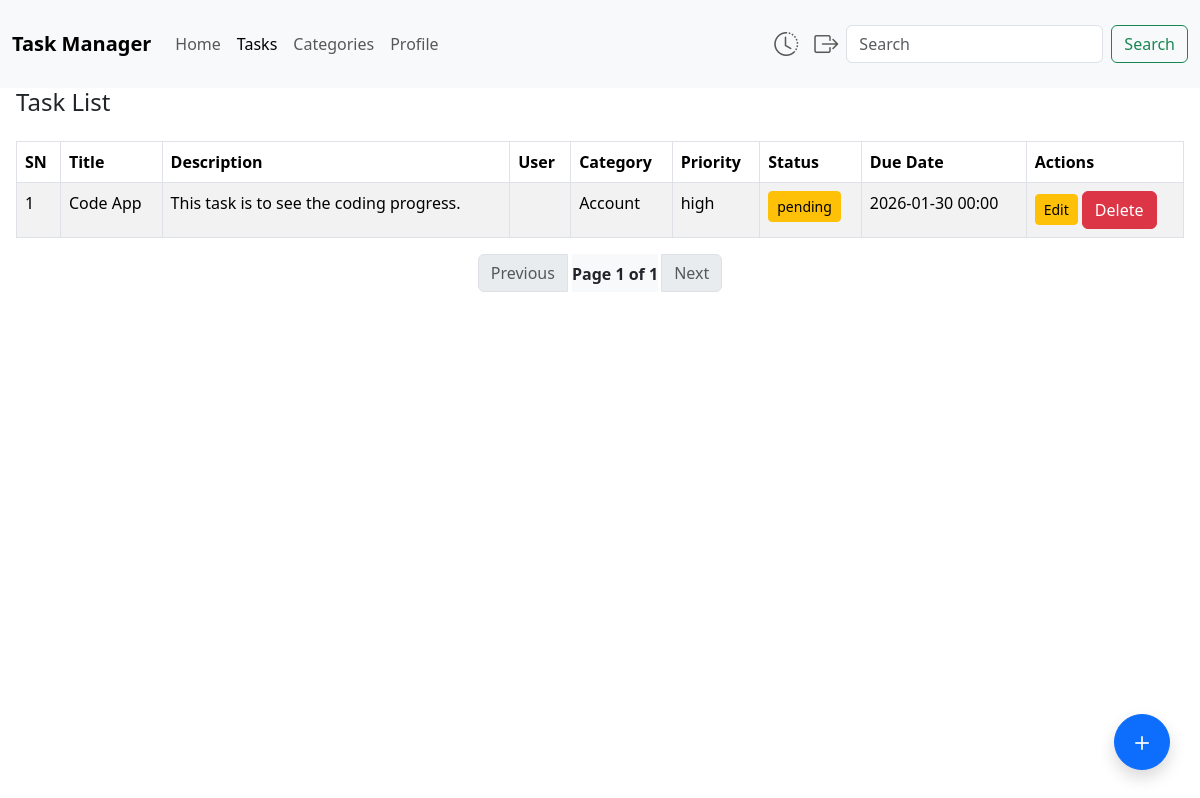
The page /tasks/ (signed in) on the database its author committed.
### tasks/models.py (models this page shows, shortened)
class Task(models.Model):
    STATUS_CHOICES = (
        ('pending', 'Pending'),
        ('completed', 'Completed'),
    )
    PRIORITY_CHOICES = (
        ('low', 'Low'),
        ('medium', 'Medium'),
        ('high', 'High'),
    )
    title = models.CharField(max_length=50)
    description = models.TextField(blank=True, null=True)
    status = models.CharField(max_length=10, choices=STATUS_CHOICES, default = 'pending')
    priority = models.CharField(max_length=10, choices=PRIORITY_CHOICES, default= 'low')
    due_date = models.DateTimeField(blank=True,null=True)
    category = models.ForeignKey(Category, related_name='tasks', on_delete=models.CASCADE)
    created_at = models.DateTimeField(auto_now_add=True)
    updated_at = models.DateTimeField(auto_now=True)

### category/models.py (models this page shows)
class Category(models.Model):
    name = models.CharField(max_length=20)
    user = models.ForeignKey(User, on_delete=models.CASCADE, related_name="categories")
    created_at = models.DateTimeField(auto_now_add=True)
    updated_at = models.DateTimeField(auto_now=True)
    def __str__(self):
        return self.name

### tasks/views.py (the view)
# urls.py: path("", views.task_list, name="task_list"),
@login_required
def task_list(request):
    if request.user.profile.role == "admin":
        tasks_qs = Task.objects.all()
    else:
        tasks_qs = Task.objects.filter(category__user=request.user)
    paginator = Paginator(tasks_qs, 10)
    page_number = request.GET.get('page')
    tasks = paginator.get_page(page_number)
    return render(request, "task.html",{"tasks":tasks})

### templates/task.html
{% extends "base/base.html" %}
{% block content %}
<h4 class="mb-4">Task List</h4>
    <table class="table table-striped table-bordered">
        <thead>
            <tr>
                <th>SN</th>
                <th>Title</th>
                <th>Description</th>
                <th>User</th>
                <th>Category</th>
                <th>Priority</th>
                <th>Status</th>
                <th>Due Date</th>
                <th>Actions</th>
            </tr>
        </thead>
        <tbody>
            {% for task in tasks %}
                <tr>
                    <td>{{forloop.counter}}</td>
                    <td>{{task.title}}</td>
                    <td>{{task.description}}</td>
                    <td>{{task.user.username}}</td>
                    <td>{{task.category}}</td>
                    <td>{{task.priority}}</td>
                    <td><a href="{% url "task_complete" task.id %}" class="btn btn-sm {% if task.status == "completed" %}btn-primary{% else %}btn-warning{% endif %}">{{task.status}}</a></td>
                    <td>{{task.due_date|date:"Y-m-d H:i"}}</td>
                    <td>
                        <a href="{% url "task_update" task.id %}" class="btn btn-sm btn-warning">Edit</a>
                        <a href="{% url "task_delete" task.id %}" class="btn btn-trash btn-danger">Delete</a>
                    </td>
                </tr>
            {% empty %}
            <tr>
                <td colspan="8" class="text-center">No tasks found.</td>
            </tr>
            {% endfor %}
        </tbody>
    </table>
    <nav>
        <ul class="pagination justify-content-center">
            {% if tasks.has_previous %}
                <li class="page-item">
                    <a href="?={{categories.previous_page_number}}" class="page_link">Previous</a>
                </li>
            {% else %}
                <li class="page-item disabled">
                    <span class="page-link">Previous</span>
                </li>
            {% endif %}
            <li class="page-item active pt-2 mx-1 bg-light">
                <span class="page_link fw-bold">
                    Page {{tasks.number}} of {{tasks.paginator.num_pages}}
                </span>
            </li>
            {% if tasks.has_next %}
                <li class="page-item">
                    <a href="?page={{tasks.next_page_number}}" class="page-link">Next</a>
                </li>
            {% else %}
                <li class="page-item disabled">
                    <span class="page-link">Next</span>
                </li>
            {% endif %}
        </ul>
    </nav>
    <a href="{% url "task_create" %}" class="btn btn-primary rounded-circle shadow fab-btn" title="Add Task">
        <i class="bi bi-plus"></i>
    </a>
{% endblock content %}

### static/styles.css (style rules this page uses)
.fab-btn { position: fixed; bottom: 30px; right: 30px; width: 56px; height: 56px; font-size: 28px; line-height: 42px; text-align: center; z-index: 1050; }

### rows shown on the page
Task: title "Code App", description "This task is to see the coding progress.", category "Account", priority "high", status "pending", due_date "2026-01-30 00:00"

### other values the page prints
{{ tasks.number }} "1"
{{ tasks.paginator.num_pages }} "1"
